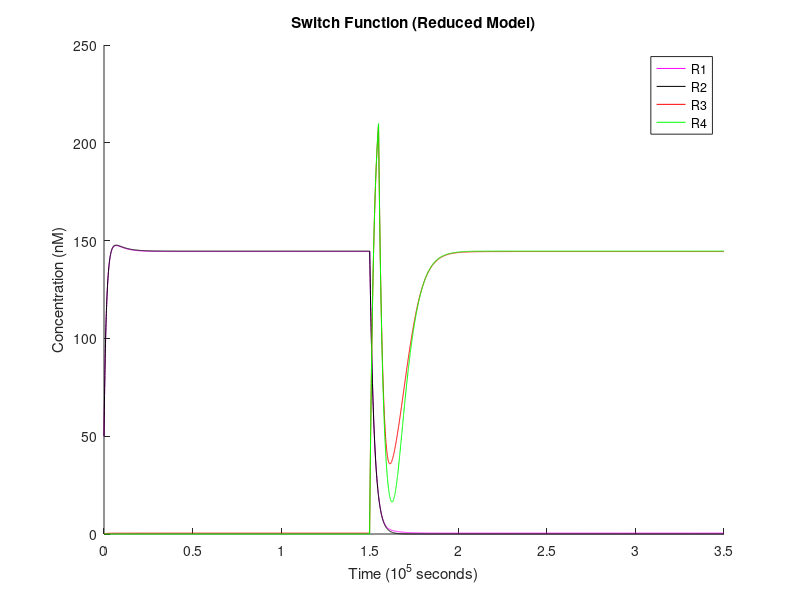
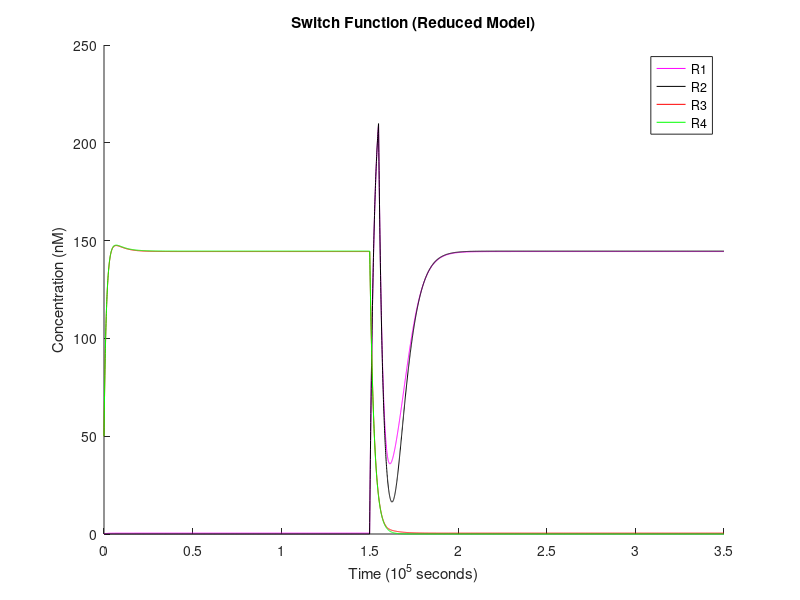
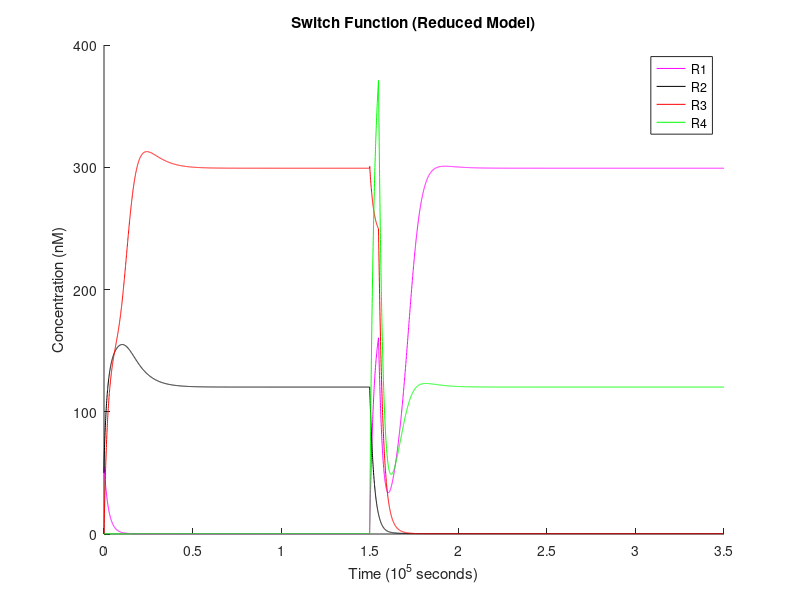
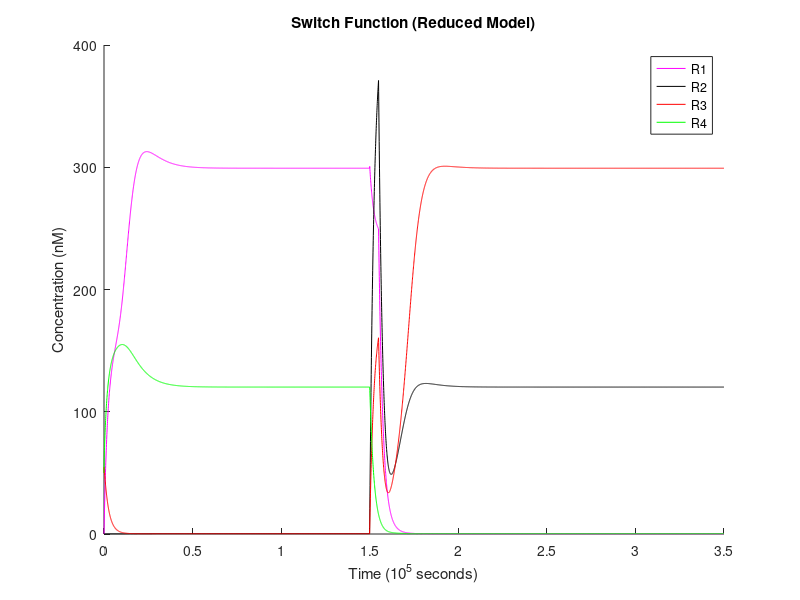

These figures' MATLAB source, in order:
% ============================== OCTAVE SETUP ==================================
    clear;
    format long;


% ========================== MODEL REACTION RATES ==============================

    % translation rates (1/s)
    Kt_R1 = 6e-4;
    Kt_R2 = 6e-4;
    Kt_R3 = 6e-4;
    Kt_R4 = 6e-4;

    % mRNA degradation rates (1/s)
    Kd_mR1P1 = 2.5e-3;
    Kd_mR4P1 = 2.5e-3;
    Kd_mR2P2 = 2.5e-3;
    Kd_mR3P2 = 2.5e-3;
    Kd_mR1P3 = 2.5e-3;
    Kd_mR2P4 = 2.5e-3;
    Kd_mR3P5 = 2.5e-3;
    Kd_mR4P6 = 2.5e-3;

    % protein degradation rates (1/s)
    Kd_R1 = 4e-4;
    Kd_R2 = 4e-4;
    Kd_R3 = 4e-4;
    Kd_R4 = 4e-4;

    % maximum/unrepressed transcription rates (M/s)
    Kb_P1 = 4e-10;
    Kb_P2 = 4e-10;
    Kb_P3 = 4e-10;
    Kb_P4 = 4e-10;
    Kb_P5 = 4e-10;
    Kb_P6 = 4e-10;

    % basal/leakage transcription rates (M/s)
    Kc_P1 = 0;
    Kc_P2 = 0;
    Kc_P3 = 0;
    Kc_P4 = 0;
    Kc_P5 = 0;
    Kc_P6 = 0;

    % Hill coefficients (scalar)
    Na_P1 = 1.3;
    Na_P2 = 1.3;
    Nr_R2P1 = 1.3;
    Nr_R4P2 = 1.3;
    Nr_R3P3 = 1.3;
    Nr_R3P4 = 1.3;
    Nr_R4P4 = 1.3;
    Nr_R1P5 = 1.3;
    Nr_R1P6 = 1.3;
    Nr_R2P6 = 1.3;

    % Hill activation constants (M)
    Ka_P1 = 2e-8;
    Ka_P2 = 2e-8;

    % Hill repression constants (M)
    Kr_R2P1 = 6e-10;
    Kr_R4P2 = 6e-10;
    Kr_R3P3 = 6e-10;
    Kr_R3P4 = 6e-10;
    Kr_R4P4 = 6e-10;
    Kr_R1P5 = 6e-10;
    Kr_R1P6 = 6e-10;
    Kr_R2P6 = 6e-10;


% ============================ INPUT PARAMETERS ================================

    % time settings
    dt = 60;                     % 1 minute timesteps
    simulation = 0 : dt : 3.5e5; % simulation length control

    % input vector
    Is = zeros(1, length(simulation));

    % reaction initial conditions for each run
    multiI   = 1e-9 * [0.1, 0.1, 50, 50]; % constant input
    multiR12 = 1e-9 * [50 , 0  , 50, 0 ];
    multiR34 = 1e-9 * [0  , 50 , 0 , 50];

    % trigger hold & release times
    t_hold = 1.5e5 / dt;
    t_release = 1.55e5 / dt;

    % induced increase in repressor binding affinity used to trigger the switch
    switch_trigger = 6e-10 - 4e-6;

    % save original Hill repression constants
    Kr_R2P1_ori = Kr_R2P1;
    Kr_R4P2_ori = Kr_R4P2;
    Kr_R3P3_ori = Kr_R3P3;
    Kr_R3P4_ori = Kr_R3P4;
    Kr_R4P4_ori = Kr_R4P4;
    Kr_R1P5_ori = Kr_R1P5;
    Kr_R1P6_ori = Kr_R1P6;
    Kr_R2P6_ori = Kr_R2P6;


% ================================ MULTISIM ====================================

    % precompute loop invariants and reduced coefficients
    a1 = Kt_R1 * Kb_P1 / Kd_mR1P1;
    a2 = Kt_R1 * Kb_P3 / Kd_mR1P3;
    b1 = Kt_R2 * Kb_P2 / Kd_mR2P2;
    b2 = Kt_R2 * Kb_P4 / Kd_mR2P4;
    c1 = Kt_R3 * Kb_P2 / Kd_mR3P2;
    c2 = Kt_R3 * Kb_P5 / Kd_mR3P5;
    d1 = Kt_R4 * Kb_P1 / Kd_mR4P1;
    d2 = Kt_R4 * Kb_P6 / Kd_mR4P6;

    % abstractions for activation & repression Hill-function
    function y = Ha(X, n, K)
        Xn = X^n;
        y = Xn / (K^n + Xn);
    endfunction
    function y = Hr(X, n, K)
        y = 1 / (1 + (X/K)^n);
    endfunction

    % for each set of parameters, make a simulation run and display its results
    for sim = 1 : length(multiI)

        % set initial state concentrations
        Is(:) = multiI(sim);
        R1 = multiR12(sim);
        R2 = multiR12(sim);
        R3 = multiR34(sim);
        R4 = multiR34(sim);

        % preallocate arrays to store concentrations over time
        R1s = zeros(1, length(simulation));
        R2s = zeros(1, length(simulation));
        R3s = zeros(1, length(simulation));
        R4s = zeros(1, length(simulation));

        % actual simulation
        for t = 1 : length(simulation)

            % store current state
            R1s(t) = R1;
            R2s(t) = R2;
            R3s(t) = R3;
            R4s(t) = R4;

            % change binding following hold or release of switch trigger
            if t >= t_hold && t <= t_release
                if sim == 1 || sim == 3
                    Kr_R1P5 = Kr_R1P5_ori + switch_trigger;
                    Kr_R1P6 = Kr_R1P6_ori + switch_trigger;
                    Kr_R2P1 = Kr_R2P1_ori + switch_trigger;
                    Kr_R2P6 = Kr_R2P6_ori + switch_trigger;
                elseif sim == 2 || sim == 4
                    Kr_R3P3 = Kr_R3P3_ori + switch_trigger;
                    Kr_R3P4 = Kr_R3P4_ori + switch_trigger;
                    Kr_R4P2 = Kr_R4P2_ori + switch_trigger;
                    Kr_R4P4 = Kr_R4P4_ori + switch_trigger;
                endif
            else
                Kr_R2P1 = Kr_R2P1_ori;
                Kr_R4P2 = Kr_R4P2_ori;
                Kr_R3P3 = Kr_R3P3_ori;
                Kr_R3P4 = Kr_R3P4_ori;
                Kr_R4P4 = Kr_R4P4_ori;
                Kr_R1P5 = Kr_R1P5_ori;
                Kr_R1P6 = Kr_R1P6_ori;
                Kr_R2P6 = Kr_R2P6_ori;
            endif

            % common subexpression optimization (used below)
            activationP1 = Ha(Is(t), Na_P1, Ka_P1);
            repressionP1 = Hr(R2, Nr_R2P1, Kr_R2P1);
            activationP2 = Ha(Is(t), Na_P2, Ka_P2);
            repressionP2 = Hr(R4, Nr_R4P2, Kr_R4P2);

            % compute variation
            dR1dt = Kc_P1+Kc_P3 + a1*activationP1*repressionP1 + a2*Hr(R3, Nr_R3P3, Kr_R3P3) - Kd_R1*R1;
            dR2dt = Kc_P2+Kc_P4 + b1*activationP2*repressionP2 + b2*Hr(R3, Nr_R3P4, Kr_R3P4)*Hr(R4, Nr_R4P4, Kr_R4P4) - Kd_R2*R2;
            dR3dt = Kc_P2+Kc_P5 + c1*activationP2*repressionP2 + c2*Hr(R1, Nr_R1P5, Kr_R1P5) - Kd_R3*R3;
            dR4dt = Kc_P1+Kc_P6 + d1*activationP1*repressionP1 + d2*Hr(R1, Nr_R1P6, Kr_R1P6)*Hr(R2, Nr_R2P6, Kr_R2P6) - Kd_R4*R4;

            % apply state changes
            R1 += dR1dt * dt;
            R2 += dR2dt * dt;
            R3 += dR3dt * dt;
            R4 += dR4dt * dt;

        endfor

        figure; % plot each graphic on a separate window
        hold on;

        % scale data for easier visualization
        timescale = 1e5;
        quantscale = 1e-9;
        x = simulation / timescale;
        yR1 = R1s / quantscale;
        yR2 = R2s / quantscale;
        yR3 = R3s / quantscale;
        yR4 = R4s / quantscale;

        % plot results
        plot(x,yR1,'-m;R1;', x,yR2,'-k;R2;', x,yR3,'-r;R3;', x,yR4,'-g;R4;');
        xlabel("Time (10^5 seconds)");
        ylabel("Concentration (nM)");
        title("Switch Function (Reduced Model)");

        hold off;

    endfor
    a = input("\nPress enter to exit ");
